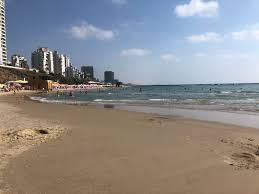
#> input picture nmpy_img/sea.jpg, 259 x 194 px
$ python img_resulotion.py
#> lines starting #> are read from the running program, lines starting #| are printed output that depends on the picture
import numpy as np
from PIL import Image

# Load the image
image = Image.open('sea.jpg')
#> image is the input picture: PIL image 259x194 RGB; mean R, G, B 140.6, 138.9, 139
image_np = np.array(image)

# Function to downsample the image
def downsample_image(image, factor):
#> called with factor = 2
    return image[::factor, ::factor]
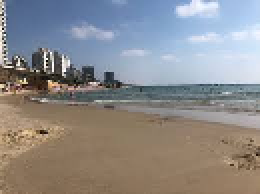
#> returned value: shape (97, 130, 3) (shown 2 times larger); mean of channels 0, 1, 2 140.8, 139.1, 139.4; drawn as R, G, B

# Downsample the image by a factor of 2 (reduce resolution by half)
downsampled_image_np = downsample_image(image_np, 2)

# Convert back to an image
downsampled_image = Image.fromarray(downsampled_image_np)
downsampled_image.show()
# Save the downsampled image
downsampled_image.save('downsampled_image.jpg')

# rotate with pillow
downsampled_image.rotate(90, expand=True)
downsampled_image.show()

$ run again, with nmpy_img/dog.jpg copied over nmpy_img/sea.jpg
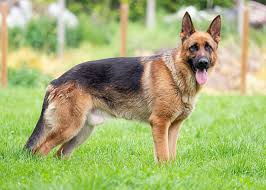
#> input picture nmpy_img/dog.jpg, 266 x 190 px
#> image is the input picture: PIL image 266x190 RGB; mean R, G, B 166.7, 177.8, 116.4
#> in downsample_image, `return image[::factor, ::factor]`:
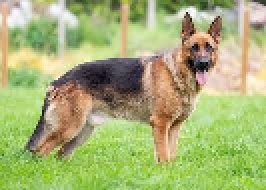
#> returned value: shape (95, 133, 3) (shown 2 times larger); mean of channels 0, 1, 2 166.7, 177.5, 116.4; drawn as R, G, B

$ run again, with nmpy_img/path_to_save_brightened_image.jpg copied over nmpy_img/sea.jpg
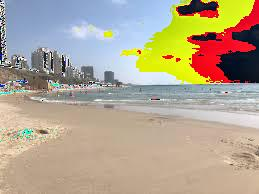
#> input picture nmpy_img/path_to_save_brightened_image.jpg, 259 x 194 px
#> image is the input picture: PIL image 259x194 RGB; mean R, G, B 178, 165.3, 144.6
#> in downsample_image, `return image[::factor, ::factor]`:
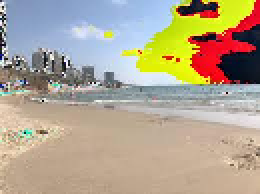
#> returned value: shape (97, 130, 3) (shown 2 times larger); mean of channels 0, 1, 2 177.8, 165.1, 144.6; drawn as R, G, B
